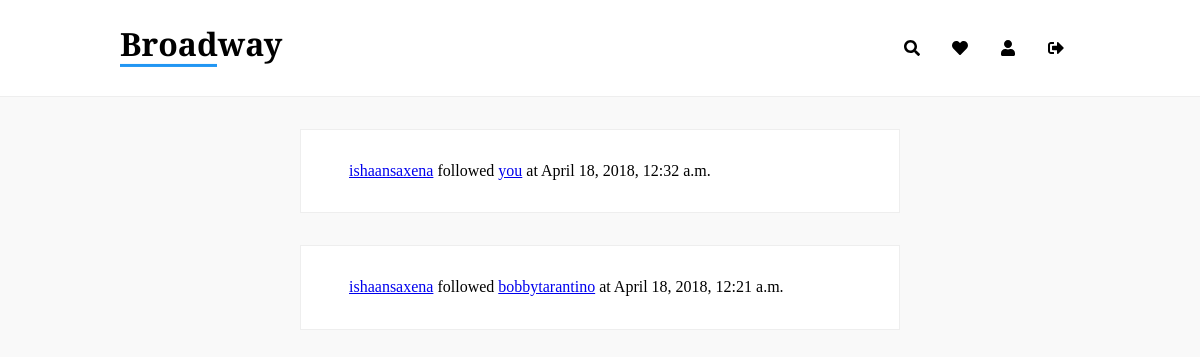
/ (signed in), run on an earlier commit of the app's database.
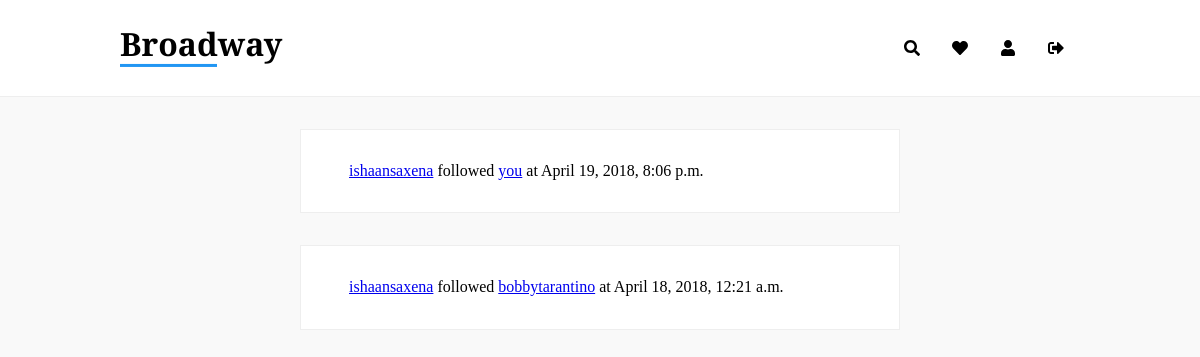
And on a later commit of the database.
### user/models.py (models this page shows, shortened)
class Activity(models.Model):
    activity_type = models.CharField(max_length=50)
    main_user = models.ForeignKey(
        Profile,
        on_delete=models.CASCADE,
        related_name="main_user",
        null=True
    )
    movie = models.ForeignKey(
        main.models.Movie,
        on_delete=models.CASCADE,
        related_name="movie",
        null=True,
        blank=True
    )
    activity_user = models.ForeignKey(
        Profile,
        on_delete=models.CASCADE,
        related_name="activity_user",
        null=True,
        blank=True
    )
    created_at = models.DateTimeField(
        auto_now_add=True
    )

class Profile(models.Model):
    user = models.OneToOneField(User, on_delete=models.CASCADE)
    bio = models.TextField(max_length=512, blank=True)
    birth_date = models.DateField(null=True, blank=True)
    name = models.CharField(max_length=32, blank=True)
    profile_picture = models.ImageField(
        upload_to='static/assets/user_images/',
        default='static/assets/user_images/default.png',
        blank=True
    )
    created_at = models.DateTimeField(
        auto_now_add=True
    )
    followers = models.IntegerField(default=0)
    following = models.IntegerField(default=0)
    def __str__(self):
        return self.user.username

### main/views.py (the view)
# urls.py: path('', views.index, name='index'),
@login_required
def index(request):
    user_profile = Profile.objects.get(user=request.user)
    all_activities = Activity.objects.all().order_by('-created_at')
    following = Follow.objects.filter(main_user=user_profile)
    activities = []
    for follow_relation in following:
        activities_sub = all_activities.filter(main_user=follow_relation.followed_user)
        activities.extend(list(activities_sub))
    context = {
        'profile': user_profile,
        'activities': activities,
    }
    return render(request, 'main/index.html', context)

### templates/main/index.html (shortened to what this page needs)
{% extends "base.html" %}
{% load static %}
{% block assets %}
<link rel="stylesheet" href="{% static 'css/index.css' %}">
{% endblock %}
{% block content %}
    {% if user.is_authenticated %}
        <div class="container small">
            {% for activity in activities %}
                <div class="section">
                    {% if activity.movie %}
                    {% else %}
                        <a href="/u/{{ activity.main_user }}">{{ activity.main_user }}</a>
                        {{ activity.activity_type }}
                        <a href="/u/{{ activity.activity_user }}">{% if activity.activity_user.user == request.user %}you{% else %}{{ activity.activity_user }}{% endif %}</a>
                        at {{ activity.created_at }}
                    {% endif%}
                </div>
            {% endfor %}
        </div>
    {% endif %}
{% endblock %}

What changed in the data, as far as the page shows it:
removed Activity: main_user "ishaansaxena", activity_type "followed", shows "you", created_at "April 18, 2018, 12:32 a.m."
added Activity: main_user "ishaansaxena", activity_type "followed", shows "you", created_at "April 19, 2018, 8:06 p.m."
